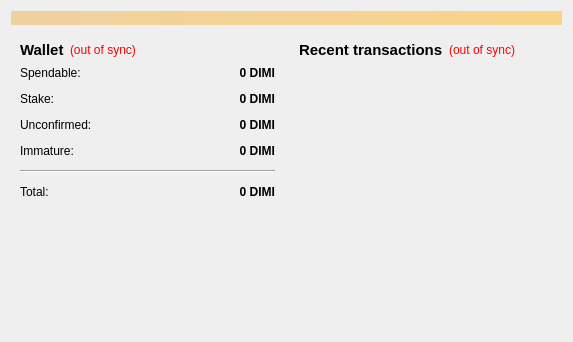
<?xml version="1.0" encoding="UTF-8"?>
<ui version="4.0">
 <class>OverviewPage</class>
 <widget class="QWidget" name="OverviewPage">
  <property name="geometry">
   <rect>
    <x>0</x>
    <y>0</y>
    <width>573</width>
    <height>342</height>
   </rect>
  </property>
  <property name="windowTitle">
   <string>Form</string>
  </property>
  <layout class="QVBoxLayout" name="topLayout">
   <item>
    <widget class="QLabel" name="labelAlerts">
     <property name="visible">
      <bool>false</bool>
     </property>
     <property name="styleSheet">
      <string notr="true">background-color: qlineargradient(x1: 0, y1: 0, x2: 1, y2: 0, stop:0 #F0D0A0, stop:1 #F8D488);  color:#000000
</string>
     </property>
     <property name="wordWrap">
      <bool>true</bool>
     </property>
     <property name="margin">
      <number>3</number>
     </property>
    </widget>
   </item>
   <item>
    <layout class="QHBoxLayout" name="horizontalLayout" stretch="1,1">
     <item>
      <layout class="QVBoxLayout" name="verticalLayout_2">
       <item>
        <widget class="QWidget" name="widget" native="true">
         <layout class="QVBoxLayout" name="verticalLayout_4">
          <item>
           <layout class="QHBoxLayout" name="horizontalLayout_4">
            <item>
             <widget class="QLabel" name="label_5">
              <property name="font">
               <font>
                <pointsize>11</pointsize>
                <weight>75</weight>
                <bold>true</bold>
               </font>
              </property>
              <property name="text">
               <string>Wallet</string>
              </property>
             </widget>
            </item>
            <item>
             <widget class="QLabel" name="labelWalletStatus">
              <property name="toolTip">
               <string>The displayed information may be out of date. Your wallet automatically synchronizes with the DiminutiveVaultCoin network after a connection is established, but this process has not completed yet.</string>
              </property>
              <property name="styleSheet">
               <string notr="true">QLabel { color: red; }</string>
              </property>
              <property name="text">
               <string notr="true">(out of sync)</string>
              </property>
              <property name="alignment">
               <set>Qt::AlignLeading|Qt::AlignLeft|Qt::AlignVCenter</set>
              </property>
             </widget>
            </item>
            <item>
             <spacer name="horizontalSpacer_2">
              <property name="orientation">
               <enum>Qt::Horizontal</enum>
              </property>
              <property name="sizeHint" stdset="0">
               <size>
                <width>40</width>
                <height>20</height>
               </size>
              </property>
             </spacer>
            </item>
           </layout>
          </item>
          <item>
           <layout class="QFormLayout" name="formLayout_2">
            <property name="fieldGrowthPolicy">
             <enum>QFormLayout::AllNonFixedFieldsGrow</enum>
            </property>
            <property name="horizontalSpacing">
             <number>12</number>
            </property>
            <property name="verticalSpacing">
             <number>12</number>
            </property>
            <item row="0" column="0">
             <widget class="QLabel" name="label">
              <property name="text">
               <string>Spendable:</string>
              </property>
             </widget>
            </item>
            <item row="0" column="1">
             <widget class="QLabel" name="labelBalance">
              <property name="font">
               <font>
                <weight>75</weight>
                <bold>true</bold>
               </font>
              </property>
              <property name="cursor">
               <cursorShape>IBeamCursor</cursorShape>
              </property>
              <property name="toolTip">
               <string>Your current spendable balance</string>
              </property>
              <property name="text">
               <string notr="true">0 DIMI</string>
              </property>
              <property name="alignment">
               <set>Qt::AlignRight|Qt::AlignTrailing|Qt::AlignVCenter</set>
              </property>
              <property name="textInteractionFlags">
               <set>Qt::LinksAccessibleByMouse|Qt::TextSelectableByKeyboard|Qt::TextSelectableByMouse</set>
              </property>
             </widget>
            </item>
            <item row="1" column="0">
             <widget class="QLabel" name="label_6">
              <property name="text">
               <string>Stake:</string>
              </property>
             </widget>
            </item>
            <item row="1" column="1">
             <widget class="QLabel" name="labelStake">
              <property name="font">
               <font>
                <weight>75</weight>
                <bold>true</bold>
               </font>
              </property>
              <property name="cursor">
               <cursorShape>IBeamCursor</cursorShape>
              </property>
              <property name="toolTip">
               <string>Total of coins that was staked, and do not yet count toward the current balance</string>
              </property>
              <property name="text">
               <string notr="true">0 DIMI</string>
              </property>
              <property name="alignment">
               <set>Qt::AlignRight|Qt::AlignTrailing|Qt::AlignVCenter</set>
              </property>
              <property name="textInteractionFlags">
               <set>Qt::LinksAccessibleByMouse|Qt::TextSelectableByKeyboard|Qt::TextSelectableByMouse</set>
              </property>
             </widget>
            </item>
            <item row="2" column="0">
             <widget class="QLabel" name="label_3">
              <property name="text">
               <string>Unconfirmed:</string>
              </property>
             </widget>
            </item>
            <item row="2" column="1">
             <widget class="QLabel" name="labelUnconfirmed">
              <property name="font">
               <font>
                <weight>75</weight>
                <bold>true</bold>
               </font>
              </property>
              <property name="cursor">
               <cursorShape>IBeamCursor</cursorShape>
              </property>
              <property name="toolTip">
               <string>Total of transactions that have yet to be confirmed, and do not yet count toward the current balance</string>
              </property>
              <property name="text">
               <string notr="true">0 DIMI</string>
              </property>
              <property name="alignment">
               <set>Qt::AlignRight|Qt::AlignTrailing|Qt::AlignVCenter</set>
              </property>
              <property name="textInteractionFlags">
               <set>Qt::LinksAccessibleByMouse|Qt::TextSelectableByKeyboard|Qt::TextSelectableByMouse</set>
              </property>
             </widget>
            </item>
            <item row="3" column="0">
             <widget class="QLabel" name="labelImmatureText">
              <property name="text">
               <string>Immature:</string>
              </property>
             </widget>
            </item>
            <item row="3" column="1">
             <widget class="QLabel" name="labelImmature">
              <property name="font">
               <font>
                <weight>75</weight>
                <bold>true</bold>
               </font>
              </property>
              <property name="toolTip">
               <string>Mined balance that has not yet matured</string>
              </property>
              <property name="text">
               <string notr="true">0 DIMI</string>
              </property>
              <property name="alignment">
               <set>Qt::AlignRight|Qt::AlignTrailing|Qt::AlignVCenter</set>
              </property>
              <property name="textInteractionFlags">
               <set>Qt::LinksAccessibleByMouse|Qt::TextSelectableByKeyboard|Qt::TextSelectableByMouse</set>
              </property>
             </widget>
            </item>
            <item row="4" column="0" colspan="2">
             <widget class="Line" name="line">
              <property name="orientation">
               <enum>Qt::Horizontal</enum>
              </property>
             </widget>
            </item>
            <item row="5" column="0">
             <widget class="QLabel" name="labelTotalText">
              <property name="text">
               <string>Total:</string>
              </property>
             </widget>
            </item>
            <item row="5" column="1">
             <widget class="QLabel" name="labelTotal">
              <property name="font">
               <font>
                <weight>75</weight>
                <bold>true</bold>
               </font>
              </property>
              <property name="cursor">
               <cursorShape>IBeamCursor</cursorShape>
              </property>
              <property name="toolTip">
               <string>Your current total balance</string>
              </property>
              <property name="text">
               <string notr="true">0 DIMI</string>
              </property>
              <property name="alignment">
               <set>Qt::AlignRight|Qt::AlignTrailing|Qt::AlignVCenter</set>
              </property>
              <property name="textInteractionFlags">
               <set>Qt::LinksAccessibleByMouse|Qt::TextSelectableByKeyboard|Qt::TextSelectableByMouse</set>
              </property>
             </widget>
            </item>
           </layout>
          </item>
         </layout>
        </widget>
       </item>
       <item>
        <spacer name="verticalSpacer">
         <property name="orientation">
          <enum>Qt::Vertical</enum>
         </property>
         <property name="sizeHint" stdset="0">
          <size>
           <width>20</width>
           <height>40</height>
          </size>
         </property>
        </spacer>
       </item>
      </layout>
     </item>
     <item>
      <layout class="QVBoxLayout" name="verticalLayout_3">
       <item>
        <widget class="QWidget" name="widget_2" native="true">
         <layout class="QVBoxLayout" name="verticalLayout">
          <item>
           <layout class="QHBoxLayout" name="horizontalLayout_2">
            <item>
             <widget class="QLabel" name="label_4">
              <property name="font">
               <font>
                <pointsize>11</pointsize>
                <weight>75</weight>
                <bold>true</bold>
               </font>
              </property>
              <property name="text">
               <string>&lt;b&gt;Recent transactions&lt;/b&gt;</string>
              </property>
             </widget>
            </item>
            <item>
             <widget class="QLabel" name="labelTransactionsStatus">
              <property name="toolTip">
               <string>The displayed information may be out of date. Your wallet automatically synchronizes with the DiminutiveVaultCoin network after a connection is established, but this process has not completed yet.</string>
              </property>
              <property name="styleSheet">
               <string notr="true">QLabel { color: red; }</string>
              </property>
              <property name="text">
               <string notr="true">(out of sync)</string>
              </property>
              <property name="alignment">
               <set>Qt::AlignRight|Qt::AlignTrailing|Qt::AlignVCenter</set>
              </property>
             </widget>
            </item>
            <item>
             <spacer name="horizontalSpacer">
              <property name="orientation">
               <enum>Qt::Horizontal</enum>
              </property>
              <property name="sizeHint" stdset="0">
               <size>
                <width>40</width>
                <height>20</height>
               </size>
              </property>
             </spacer>
            </item>
           </layout>
          </item>
          <item>
           <widget class="QListView" name="listTransactions">
            <property name="styleSheet">
             <string notr="true">QListView { background: transparent; }</string>
            </property>
            <property name="frameShape">
             <enum>QFrame::NoFrame</enum>
            </property>
            <property name="verticalScrollBarPolicy">
             <enum>Qt::ScrollBarAlwaysOff</enum>
            </property>
            <property name="horizontalScrollBarPolicy">
             <enum>Qt::ScrollBarAlwaysOff</enum>
            </property>
            <property name="selectionMode">
             <enum>QAbstractItemView::NoSelection</enum>
            </property>
           </widget>
          </item>
         </layout>
        </widget>
       </item>
      </layout>
     </item>
    </layout>
   </item>
  </layout>
 </widget>
 <resources/>
 <connections/>
</ui>
